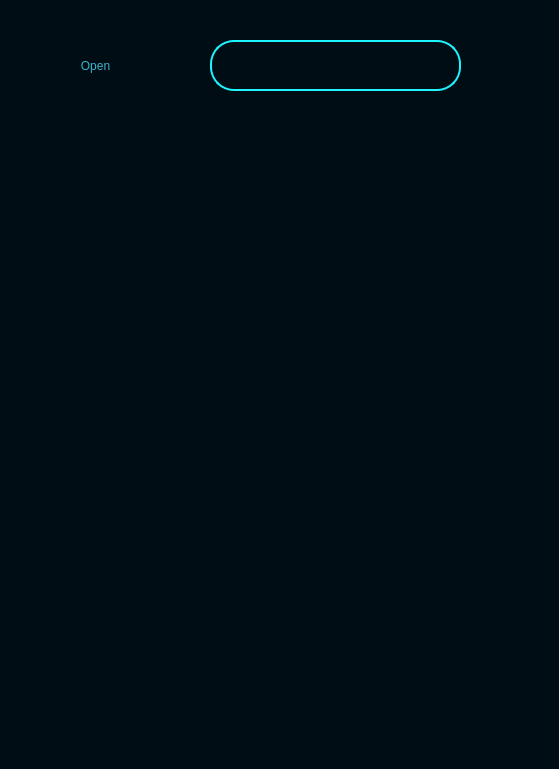
<?xml version="1.0" encoding="UTF-8"?>
<ui version="4.0">
 <class>MainWindow</class>
 <widget class="QMainWindow" name="MainWindow">
  <property name="geometry">
   <rect>
    <x>0</x>
    <y>0</y>
    <width>559</width>
    <height>769</height>
   </rect>
  </property>
  <property name="windowTitle">
   <string>MainWindow</string>
  </property>
  <property name="windowIcon">
   <iconset resource="sources/sources.qrc">
    <normaloff>:/imgs/white Icons/video.svg</normaloff>:/imgs/white Icons/video.svg</iconset>
  </property>
  <widget class="QWidget" name="centralwidget">
   <widget class="QFrame" name="frame">
    <property name="geometry">
     <rect>
      <x>-20</x>
      <y>-40</y>
      <width>611</width>
      <height>811</height>
     </rect>
    </property>
    <property name="sizePolicy">
     <sizepolicy hsizetype="Fixed" vsizetype="Fixed">
      <horstretch>0</horstretch>
      <verstretch>0</verstretch>
     </sizepolicy>
    </property>
    <property name="font">
     <font>
      <pointsize>15</pointsize>
     </font>
    </property>
    <property name="styleSheet">
     <string notr="true">#frame{
background-color:rgb(0, 13, 20);
}
QPushButton{
background: transparent;
text-align: center;
font: 75 15pt &quot;Comic Sans MS&quot;;
color:  rgb(58, 180, 204);
border-radius: 30px;
}
QPushButton:hover{
	color: rgb(26, 84, 94);
}

QLineEdit{
border: 0px;
	background: transparent;
	text-align: center;
	border: 2px solid rgb(30, 244, 255);
	width: 200px;
	outline: none;
	color: white;
	border-radius: 24px;
}
QLineEdit:focus{
width: 280px;
	border-color: 2px solid rgb(75, 255, 225);
}
</string>
    </property>
    <property name="frameShape">
     <enum>QFrame::StyledPanel</enum>
    </property>
    <property name="frameShadow">
     <enum>QFrame::Raised</enum>
    </property>
    <widget class="QPushButton" name="search">
     <property name="geometry">
      <rect>
       <x>480</x>
       <y>70</y>
       <width>91</width>
       <height>61</height>
      </rect>
     </property>
     <property name="text">
      <string/>
     </property>
     <property name="icon">
      <iconset resource="sources/sources.qrc">
       <normaloff>:/buttons/cyan icons/loupe.svg</normaloff>:/buttons/cyan icons/loupe.svg</iconset>
     </property>
     <property name="iconSize">
      <size>
       <width>70</width>
       <height>70</height>
      </size>
     </property>
    </widget>
    <widget class="QPushButton" name="Open">
     <property name="geometry">
      <rect>
       <x>30</x>
       <y>70</y>
       <width>171</width>
       <height>71</height>
      </rect>
     </property>
     <property name="text">
      <string>Open</string>
     </property>
     <property name="icon">
      <iconset resource="sources/sources.qrc">
       <normaloff>:/buttons/cyan icons/folder.svg</normaloff>:/buttons/cyan icons/folder.svg</iconset>
     </property>
     <property name="iconSize">
      <size>
       <width>60</width>
       <height>60</height>
      </size>
     </property>
    </widget>
    <widget class="QLineEdit" name="searchText">
     <property name="geometry">
      <rect>
       <x>230</x>
       <y>80</y>
       <width>251</width>
       <height>51</height>
      </rect>
     </property>
     <property name="font">
      <font>
       <pointsize>15</pointsize>
      </font>
     </property>
    </widget>
   </widget>
  </widget>
 </widget>
 <resources>
  <include location="sources/sources.qrc"/>
 </resources>
 <connections/>
</ui>
